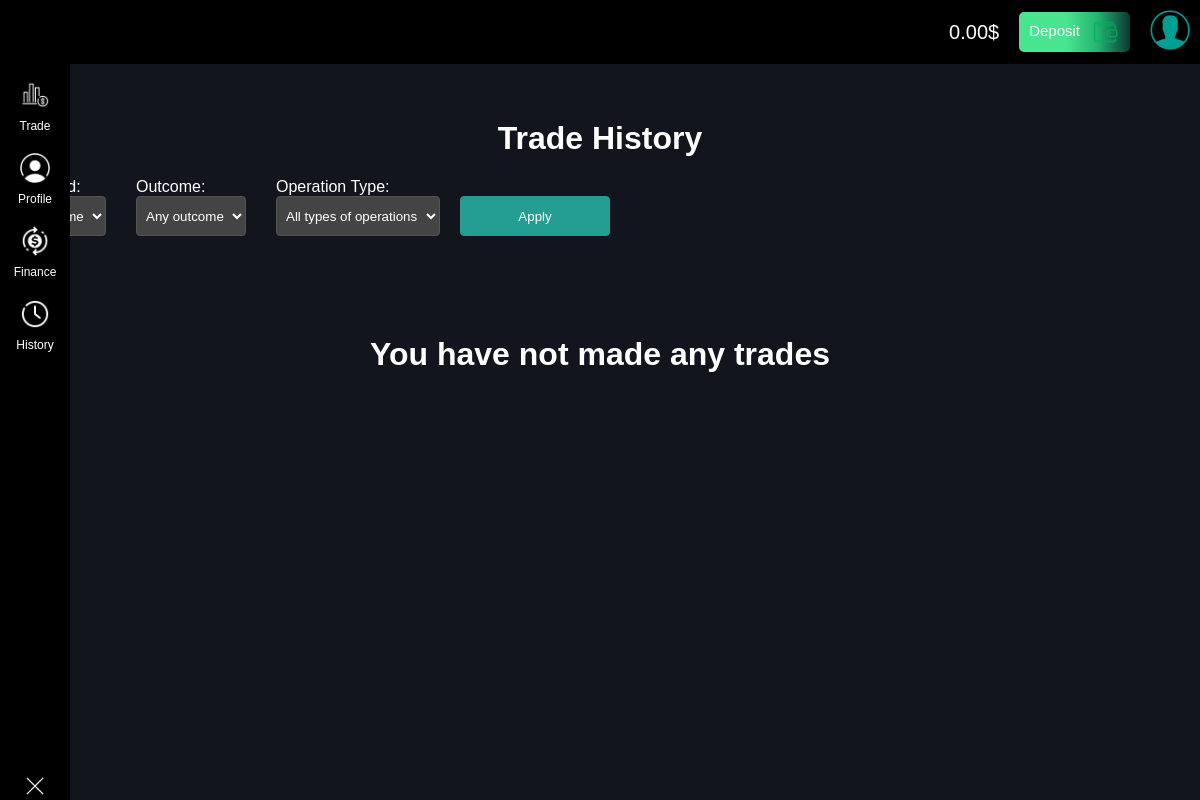
Page /history/ (signed in) on the earlier database version.
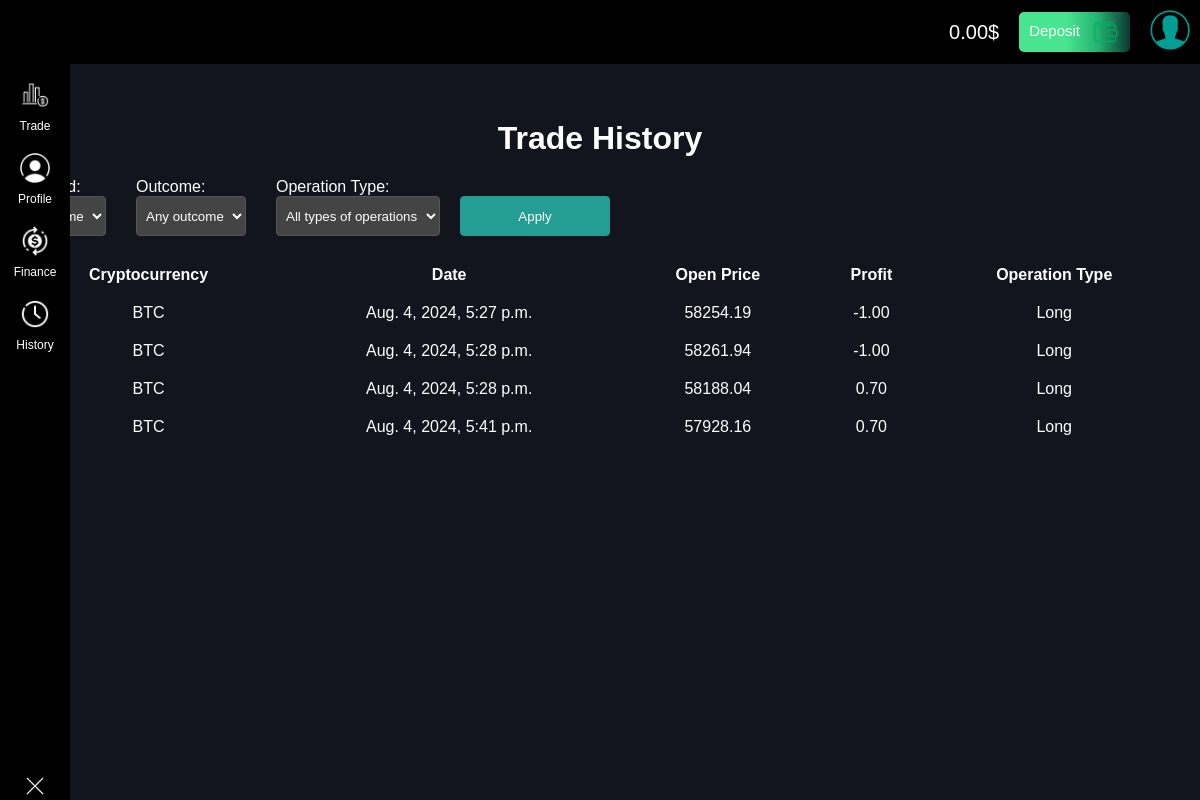
Same page on the later database version.
### app/models.py (models this page shows, shortened)
class CustomUser(AbstractBaseUser, PermissionsMixin):
    full_name = models.CharField(max_length=255)
    email = models.EmailField(unique=True)
    phone = models.CharField(max_length=15, unique=True)
    date_of_birth = models.DateField()
    balance = models.DecimalField(max_digits=10, decimal_places=2, default=0.00)
    demo_balance = models.DecimalField(max_digits=10, decimal_places=2, default=50000)
    profit = models.DecimalField(max_digits=10, decimal_places=2, default=0.00)
    demo_profit = models.DecimalField(max_digits=10, decimal_places=2, default=0.00)
    date_joined = models.DateTimeField(default=timezone.now)
    is_active = models.BooleanField(default=True)
    is_staff = models.BooleanField(default=False)
    groups = models.ManyToManyField(Group, related_name='customuser_set', blank=True)
    user_permissions = models.ManyToManyField(Permission, related_name='customuser_set', blank=True)
    objects = CustomUserManager()
    USERNAME_FIELD = 'email'
    REQUIRED_FIELDS = ['full_name', 'phone', 'date_of_birth']

class Position(models.Model):
    POSITION_TYPES = (
        ('long', 'Long'),
        ('short', 'Short'),
    )
    user = models.ForeignKey(CustomUser, on_delete=models.CASCADE)
    crypto = models.ForeignKey(CryptoCurrency, on_delete=models.CASCADE)
    position_type = models.CharField(max_length=5, choices=POSITION_TYPES)
    amount = models.DecimalField(max_digits=10, decimal_places=2)
    open_price = models.DecimalField(max_digits=10, decimal_places=2)
    open_time = models.DateTimeField(auto_now_add=True)
    duration = models.IntegerField()
    closed = models.BooleanField(default=False)
    demo = models.BooleanField(default=False)
    profit = models.DecimalField(max_digits=10, decimal_places=2, null=True, blank=True)

class CryptoCurrency(models.Model):
    name = models.CharField(max_length=50)
    symbol = models.CharField(max_length=10)
    img = models.ImageField(upload_to="Img/", verbose_name="Изображение продукта")

### app/views.py (the view)
# urls.py: path('history/', PositionListView.as_view(), name='history'),
class PositionListView(LoginRequiredMixin, ListView):
    model = Position
    template_name = 'app/history.html'
    context_object_name = 'positions'
    login_url = '/login'
    redirect_field_name = 'redirect_to'
    def get_queryset(self):
        queryset = super().get_queryset().filter(user=self.request.user)
        form = PositionFilterForm(self.request.GET)
        if form.is_valid():
            period = form.cleaned_data.get('period')
            outcome = form.cleaned_data.get('outcome')
            position_type = form.cleaned_data.get('position_type')
            if period == 'year':
                queryset = queryset.filter(open_time__gte=timezone.now() - timezone.timedelta(days=365))
            elif period == 'month':
                queryset = queryset.filter(open_time__gte=timezone.now() - timezone.timedelta(days=30))
            if outcome == 'positive':
                queryset = queryset.filter(profit__gt=0)
            elif outcome == 'negative':
                queryset = queryset.filter(profit__lt=0)
            if position_type == 'long':
                queryset = queryset.filter(position_type='long')
            elif position_type == 'short':
                queryset = queryset.filter(position_type='short')
        return queryset
    def get_context_data(self, **kwargs):
        context = super().get_context_data(**kwargs)
        context['form'] = PositionFilterForm(self.request.GET)
        context['balance'] = self.request.user.balance
        return context

### app/forms.py
class PositionFilterForm(forms.Form):
    PERIOD_CHOICES = [
        ('all_time', 'All time'),
        ('year', 'Year'),
        ('month', 'Month'),
    ]
    OUTCOME_CHOICES = [
        ('any', 'Any outcome'),
        ('positive', 'Positive'),
        ('negative', 'Negative'),
    ]
    POSITION_TYPE_CHOICES = [
        ('all', 'All types of operations'),
        ('long', 'Long'),
        ('short', 'Short'),
    ]
    period = forms.ChoiceField(choices=PERIOD_CHOICES, label="Period", required=False)
    outcome = forms.ChoiceField(choices=OUTCOME_CHOICES, label="Outcome", required=False)
    position_type = forms.ChoiceField(choices=POSITION_TYPE_CHOICES, label="Operation Type", required=False)

### app/templates/app/history.html
{% extends 'app/base.html' %}
{% load static %}
{% block content %}
<div class="history">
    <h1>Trade History</h1>
    <form method="get" class="filter-form">
        {{ form.as_p }}
        <button type="submit">Apply</button>
    </form>
    {% if positions|length > 0 %}
    <table>
        <thead>
            <tr>
                <th>Cryptocurrency</th>
                <th>Date</th>
                <th>Open Price</th>
                <th>Profit</th>
                <th>Operation Type</th>
            </tr>
        </thead>
        <tbody>
                {% for position in positions %}
                <tr>
                    <td>{{ position.crypto.name }}</td>
                    <td>{{ position.open_time }}</td>
                    <td>{{ position.open_price }}</td>
                    <td>{{ position.profit }}</td>
                    <td>{{ position.get_position_type_display }}</td>
                </tr>
                {% endfor %}
        </tbody>
    </table>
    {% else %}
        <h1>You have not made any trades</h1>
    {% endif %}
</div>
{% endblock %}

### app/templates/app/base.html (shortened to what this page needs)
    {% load static %}
    <!DOCTYPE html>
    <html>
    <head>
        <link type="text/css" href="{% static 'app/css/style.css' %}" rel="stylesheet" />
    </head>
    <header class="header">
        <div class="balance">
            <span id="balance">{{ balance }}$</span>
            <button><a href="{% url 'deposit' %}">Deposit</a><a href="{% url 'deposit' %}"><img src="{% static 'app/img/wallet.png' %}"></a></button>
        </div>
        <div class="profile-icon">
            <a href="{% url 'profile' %}"><img src="{% static 'app/img/profile_2.png' %}" alt="Profile"></a>
        </div>
    </header>
    <body class="body">
        <div class="content">
            <div class="sidebar">
                <div class="items">
                    <div class="menu-item">
                        <a href="{% url 'trade' %}"><img src="{% static 'app/img/trade.png' %}" alt="Trade"></a>
                        <span><a href="{% url 'trade' %}">Trade</a></span>
                    </div>
                    <div class="menu-item">
                        <a href="{% url 'profile' %}"><img src="{% static 'app/img/profile_1.png' %}" alt="Profile"></a>
                        <span><a href="{% url 'profile' %}">Profile</a></span>
                    </div>
                    <div class="menu-item">
                        <a href="{% url 'deposit' %}"><img src="{% static 'app/img/finance.png' %}" alt="Finance"></a>
                        <span><a href="{% url 'deposit' %}">Finance</a></span>
                    </div>
                    <div class="menu-item">
                        <a href="{% url 'history' %}"><img src="{% static 'app/img/history.png' %}" alt="History"></a>
                        <span><a href="{% url 'history' %}">History</a></span>
                    </div>
                </div>
                <div class="close-sidebar">
                    <a href="{% url 'logout' %}"><img src="{% static 'app/img/exit.png' %}" alt="Logout"></a>
                </div>
            </div>
        </div>
        {% block content %}
        {% endblock %}
    </body>
    </html>

### app/static/app/css/style.css (style rules this page uses)
body { font-family: Inner, sans-serif; margin: 0; padding: 0; }
.header { z-index: 2; }
.sidebar { width: 70px; height: 100vh; background: #000; color: #fff; display: flex; flex-direction: column; align-items: center; position: fixed; }
.items { padding: 60px; }
.menu-item { display: flex; flex-direction: column; align-items: center; margin: 20px 0; }
.menu-item img { width: 30px; height: 30px; }
.menu-item span { font-size: 12px; margin-top: 5px; }
.menu-item a, .sidebar a { color: white; text-decoration: none; }
.close-sidebar { margin-top: auto; }
.close-sidebar img { width: 20px; height: 20px; }
.header { position: fixed; display: flex; justify-content: right; align-items: center; padding: 10px 20px; background: #000; color: #fff; width: 100%; }
.header .balance { display: flex; align-items: center; }
.header .balance span { margin-right: 20px; font-size: 20px; }
.balance button { background: linear-gradient(90deg, rgba(73,228,144,1) 0%, rgba(73,228,144,1) 43%, rgba(35,179,113,1) 71%, rgba(13,55,51,1) 100%); border: none; border-radius: 5px; padding: 5px 10px; cursor: pointer; color: white; margin-right: 20px; font-size: 15px; }
.balance button a { text-decoration: none; color: white; }
.balance img { width: 30px; vertical-align: middle; margin-left: 10px; }
.header .profile-icon img { width: 40px; height: 40px; }
.profile-icon { padding-right: 30px; }
.body { background: #12151d no-repeat center center fixed; background-size: cover; }
.filter-form { display: flex; justify-content: left; align-items: end; margin-bottom: 20px; }
.filter-form p { display: flex; flex-direction: column; color: white; margin: 0 10px; }
.history { padding: 20px; margin: 0 auto; border-radius: 8px; max-width: 1200px; }
.history h1 { text-align: center; color: white; margin-top: 100px; }
table { width: 100%; border-collapse: collapse; margin-top: 20px; }
th, td { padding: 10px; text-align: center; vertical-align: middle; white-space: nowrap; }
th { color: white; }
tbody { color: white; }
.filter-form select, .filter-form button { padding: 5px; margin-right: 10px; background-color: #444; color: white; border: 1px solid #555; border-radius: 4px; height: 40px; }
.filter-form button { cursor: pointer; width: 150px; height: 40px; border: 1px solid #249D92; background-color: #249D92; vertical-align: middle; }

Differences in the rows shown:
added Position: crypto.name "BTC", open_time "Aug. 4, 2024, 5:27 p.m.", open_price "58254.19", profit "-1.00", position_type "Long"
added Position: crypto.name "BTC", open_time "Aug. 4, 2024, 5:28 p.m.", open_price "58261.94", profit "-1.00", position_type "Long"
added Position: crypto.name "BTC", open_time "Aug. 4, 2024, 5:28 p.m.", open_price "58188.04", profit "0.70", position_type "Long"
added Position: crypto.name "BTC", open_time "Aug. 4, 2024, 5:41 p.m.", open_price "57928.16", profit "0.70", position_type "Long"
Other differences:
text no longer shown: "You have not made any trades"
text now shown: "Cryptocurrency Date Open Price Profit Operation Type"
